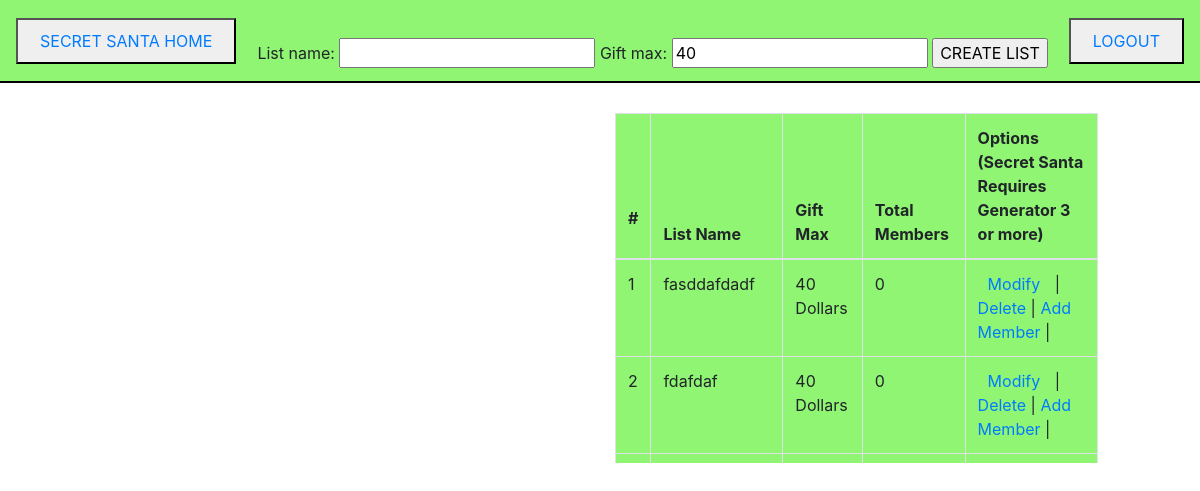
Screenshot of /secret_santa/ (signed in) with the database file from the repository.
### secret_santa/models.py (models this page shows, shortened)
class List(BaseModel):
    list_name = models.CharField(max_length=255, default='update name',  validators=[ MinLengthValidator(6)])
    creator = models.ForeignKey(User, on_delete=models.CASCADE)
    gift_max = models.IntegerField( default=40, validators=[ MinValueValidator(0), MaxValueValidator(1000)])

### secret_santa/views.py (the view, shortened to what this page needs)
# urls.py: path('', HomeView.as_view(), name='santa_home'),
class HomeView(View):
    def get(self, request):
        today = datetime.date.today()
        current_day = today.strftime('%A, %x')
        xmas = datetime.date(2017, 12, 25)
        form = ListForm()
        user = User.objects.get(username=str(request.user.username))
        context = {
        'today': current_day,
        'xmas':xmas,
        "form": form,
        "user": user
        }
        return render(request, "secret_santa/main.html", context)

### secret_santa/forms.py
class ListForm(forms.Form):
    list_name = forms.CharField( max_length=255, min_length=6)
    gift_max= forms.IntegerField(validators = [MaxValueValidator(1000), MinValueValidator(0)], widget = forms.NumberInput(attrs={'value': '40'}))

### secret_santa/templates/secret_santa/main.html (shortened to what this page needs)
{% extends 'santa_layout.html' %}
{% load static %}
{% block body %}
    <section >
        {% if user.list_set.all.count > 0 %}
        <div class="row" id="mt">
            <div class="col-sm-6"> </div>
            <div class='col-sm-5' id="small_box" >
                <table id="green" class="table table-hover table-bordered">
                <thead >
                    <tr>
                        <th> <p>#</p></th>
                        <th id="test">List Name</th>
                        <th>Gift Max</th>
                        <th>Total Members</th>
                        <th>Options (Secret Santa Requires Generator 3 or more)</th>
                    </tr>
                </thead>
                <tbody>
                    {% for list in user.list_set.all %}
                    <tr>
                        <td> {{ forloop.counter }} </td>
                        <td> {{ list.list_name }}</td>
                        <td> {{ list.gift_max}} Dollars</td>
                        <td>  {{ list.member_set.all.count }}</td>
                        <td>
                            <a  id="margin_rl" href="{% url 'secret_santa:update_list' list.id %}">Modify </a> |
                            <a href="{% url 'secret_santa:delete_list' list.id %}">Delete</a> |
                            <a href="{% url 'secret_santa:add_member' list.id %}"> Add Member </a> |
                        </td>
                    </tr>
                    {% endfor %}
                </tbody>
            </table>
            </div>
            <div class="col-sm-1"> </div>
        {% endif %}
    </section>
{% endblock %}

### base/static/base/css/main_style.css (style rules this page uses)
#mt { margin-top: 30px; }
#margin_rl { margin-left: 10px; margin-right: 10px; }
#main_back { background-color: lightgreen; background: url("http://www.witf.org/news/600x340-christmas-ornament.png"); background-size: cover; }
#green { background-color:rgb(144, 245, 114); }
#small_box { max-height: 350px; overflow: auto; overflow-y: scroll; }

### rows the page displays
List: list_name "fasddafdadf", gift_max "40", member_set.all.count "0"
List: list_name "fdafdaf", gift_max "40", member_set.all.count "0"
